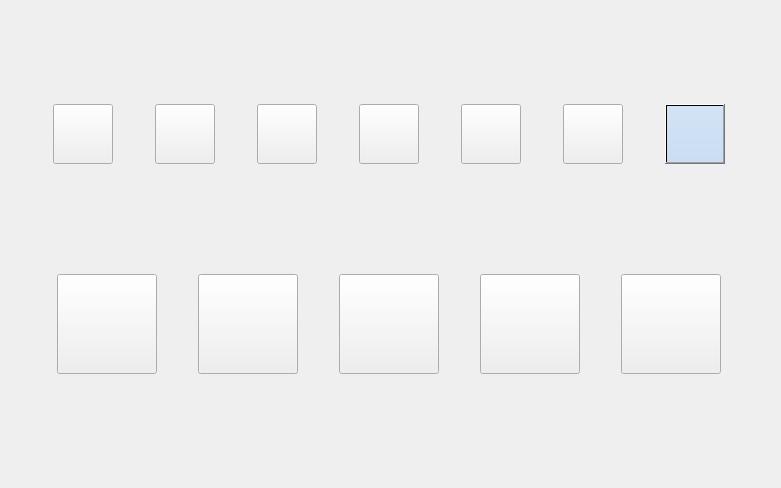
<?xml version="1.0" encoding="UTF-8"?>
<ui version="4.0">
 <class>Widget</class>
 <widget class="QWidget" name="Widget">
  <property name="geometry">
   <rect>
    <x>0</x>
    <y>0</y>
    <width>781</width>
    <height>488</height>
   </rect>
  </property>
  <property name="minimumSize">
   <size>
    <width>100</width>
    <height>100</height>
   </size>
  </property>
  <property name="maximumSize">
   <size>
    <width>166766</width>
    <height>16777215</height>
   </size>
  </property>
  <property name="windowTitle">
   <string>Widget</string>
  </property>
  <layout class="QVBoxLayout" name="verticalLayout">
   <item>
    <widget class="QWidget" name="widget" native="true">
     <property name="maximumSize">
      <size>
       <width>16777215</width>
       <height>60</height>
      </size>
     </property>
     <layout class="QHBoxLayout" name="horizontalLayout_2">
      <property name="spacing">
       <number>0</number>
      </property>
      <property name="leftMargin">
       <number>0</number>
      </property>
      <property name="topMargin">
       <number>0</number>
      </property>
      <property name="rightMargin">
       <number>0</number>
      </property>
      <property name="bottomMargin">
       <number>0</number>
      </property>
      <item>
       <widget class="QPushButton" name="btn1">
        <property name="minimumSize">
         <size>
          <width>0</width>
          <height>60</height>
         </size>
        </property>
        <property name="maximumSize">
         <size>
          <width>60</width>
          <height>16777215</height>
         </size>
        </property>
        <property name="styleSheet">
         <string notr="true"/>
        </property>
        <property name="text">
         <string/>
        </property>
       </widget>
      </item>
      <item>
       <widget class="QPushButton" name="btn2">
        <property name="minimumSize">
         <size>
          <width>0</width>
          <height>60</height>
         </size>
        </property>
        <property name="maximumSize">
         <size>
          <width>60</width>
          <height>16777215</height>
         </size>
        </property>
        <property name="styleSheet">
         <string notr="true"/>
        </property>
        <property name="text">
         <string/>
        </property>
       </widget>
      </item>
      <item>
       <widget class="QPushButton" name="btn3">
        <property name="minimumSize">
         <size>
          <width>0</width>
          <height>60</height>
         </size>
        </property>
        <property name="maximumSize">
         <size>
          <width>60</width>
          <height>16777215</height>
         </size>
        </property>
        <property name="text">
         <string/>
        </property>
       </widget>
      </item>
      <item>
       <widget class="QPushButton" name="btn4">
        <property name="minimumSize">
         <size>
          <width>0</width>
          <height>60</height>
         </size>
        </property>
        <property name="maximumSize">
         <size>
          <width>60</width>
          <height>16777215</height>
         </size>
        </property>
        <property name="text">
         <string/>
        </property>
       </widget>
      </item>
      <item>
       <widget class="QPushButton" name="btn5">
        <property name="minimumSize">
         <size>
          <width>0</width>
          <height>60</height>
         </size>
        </property>
        <property name="maximumSize">
         <size>
          <width>60</width>
          <height>16777215</height>
         </size>
        </property>
        <property name="text">
         <string/>
        </property>
       </widget>
      </item>
      <item>
       <widget class="QPushButton" name="btn6">
        <property name="minimumSize">
         <size>
          <width>0</width>
          <height>60</height>
         </size>
        </property>
        <property name="maximumSize">
         <size>
          <width>60</width>
          <height>16777215</height>
         </size>
        </property>
        <property name="styleSheet">
         <string notr="true"/>
        </property>
        <property name="text">
         <string/>
        </property>
       </widget>
      </item>
      <item>
       <widget class="QPushButton" name="btn7">
        <property name="minimumSize">
         <size>
          <width>0</width>
          <height>60</height>
         </size>
        </property>
        <property name="maximumSize">
         <size>
          <width>60</width>
          <height>16777215</height>
         </size>
        </property>
        <property name="styleSheet">
         <string notr="true">background:qlineargradient(spread:pad,x1:0,y1:0,x2:0,y2:1,stop:0 #D2E3F5,stop:1 #CADDF3);
</string>
        </property>
        <property name="text">
         <string/>
        </property>
       </widget>
      </item>
     </layout>
    </widget>
   </item>
   <item>
    <widget class="QWidget" name="widget_2" native="true">
     <property name="minimumSize">
      <size>
       <width>100</width>
       <height>100</height>
      </size>
     </property>
     <property name="maximumSize">
      <size>
       <width>1667266</width>
       <height>120</height>
      </size>
     </property>
     <layout class="QHBoxLayout" name="horizontalLayout">
      <item>
       <widget class="QPushButton" name="pushButton_5">
        <property name="minimumSize">
         <size>
          <width>100</width>
          <height>100</height>
         </size>
        </property>
        <property name="maximumSize">
         <size>
          <width>100</width>
          <height>100</height>
         </size>
        </property>
        <property name="text">
         <string/>
        </property>
        <property name="icon">
         <iconset resource="images.qrc">
          <normaloff>:/Images/ViewPaperWidgetBluetoothPress.png</normaloff>
          <normalon>:/Images/ViewPaperWidgetBluetoothNormal.png</normalon>:/Images/ViewPaperWidgetBluetoothPress.png</iconset>
        </property>
        <property name="iconSize">
         <size>
          <width>100</width>
          <height>100</height>
         </size>
        </property>
        <property name="checkable">
         <bool>true</bool>
        </property>
       </widget>
      </item>
      <item>
       <widget class="QPushButton" name="pushButton_4">
        <property name="minimumSize">
         <size>
          <width>100</width>
          <height>100</height>
         </size>
        </property>
        <property name="maximumSize">
         <size>
          <width>100</width>
          <height>100</height>
         </size>
        </property>
        <property name="text">
         <string/>
        </property>
        <property name="icon">
         <iconset resource="images.qrc">
          <normaloff>:/Images/ViewPaperWidgetAssistPress.png</normaloff>
          <normalon>:/Images/ViewPaperWidgetAssistNormal.png</normalon>:/Images/ViewPaperWidgetAssistPress.png</iconset>
        </property>
        <property name="iconSize">
         <size>
          <width>100</width>
          <height>100</height>
         </size>
        </property>
        <property name="checkable">
         <bool>true</bool>
        </property>
       </widget>
      </item>
      <item>
       <widget class="QPushButton" name="pushButton_3">
        <property name="minimumSize">
         <size>
          <width>100</width>
          <height>100</height>
         </size>
        </property>
        <property name="maximumSize">
         <size>
          <width>100</width>
          <height>100</height>
         </size>
        </property>
        <property name="text">
         <string/>
        </property>
        <property name="icon">
         <iconset resource="images.qrc">
          <normaloff>:/Images/ViewPaperWidgetAUXPress.png</normaloff>
          <normalon>:/Images/ViewPaperWidgetAUXNormal.png</normalon>:/Images/ViewPaperWidgetAUXPress.png</iconset>
        </property>
        <property name="iconSize">
         <size>
          <width>100</width>
          <height>100</height>
         </size>
        </property>
        <property name="checkable">
         <bool>true</bool>
        </property>
       </widget>
      </item>
      <item>
       <widget class="QPushButton" name="pushButton">
        <property name="minimumSize">
         <size>
          <width>100</width>
          <height>100</height>
         </size>
        </property>
        <property name="maximumSize">
         <size>
          <width>100</width>
          <height>100</height>
         </size>
        </property>
        <property name="text">
         <string/>
        </property>
        <property name="icon">
         <iconset resource="images.qrc">
          <normaloff>:/Images/ViewPaperWidgetRadioPress.png</normaloff>
          <normalon>:/Images/ViewPaperWidgetRadioNormal.png</normalon>:/Images/ViewPaperWidgetRadioPress.png</iconset>
        </property>
        <property name="iconSize">
         <size>
          <width>100</width>
          <height>100</height>
         </size>
        </property>
        <property name="checkable">
         <bool>true</bool>
        </property>
       </widget>
      </item>
      <item>
       <widget class="QPushButton" name="pushButton_2">
        <property name="minimumSize">
         <size>
          <width>100</width>
          <height>100</height>
         </size>
        </property>
        <property name="maximumSize">
         <size>
          <width>100</width>
          <height>100</height>
         </size>
        </property>
        <property name="text">
         <string/>
        </property>
        <property name="icon">
         <iconset resource="images.qrc">
          <normaloff>:/Images/ViewPaperWidgetSDPress.png</normaloff>
          <normalon>:/Images/ViewPaperWidgetSDNormal.png</normalon>:/Images/ViewPaperWidgetSDPress.png</iconset>
        </property>
        <property name="iconSize">
         <size>
          <width>100</width>
          <height>100</height>
         </size>
        </property>
        <property name="checkable">
         <bool>true</bool>
        </property>
       </widget>
      </item>
     </layout>
    </widget>
   </item>
  </layout>
 </widget>
 <layoutdefault spacing="6" margin="11"/>
 <resources>
  <include location="images.qrc"/>
 </resources>
 <connections/>
</ui>
